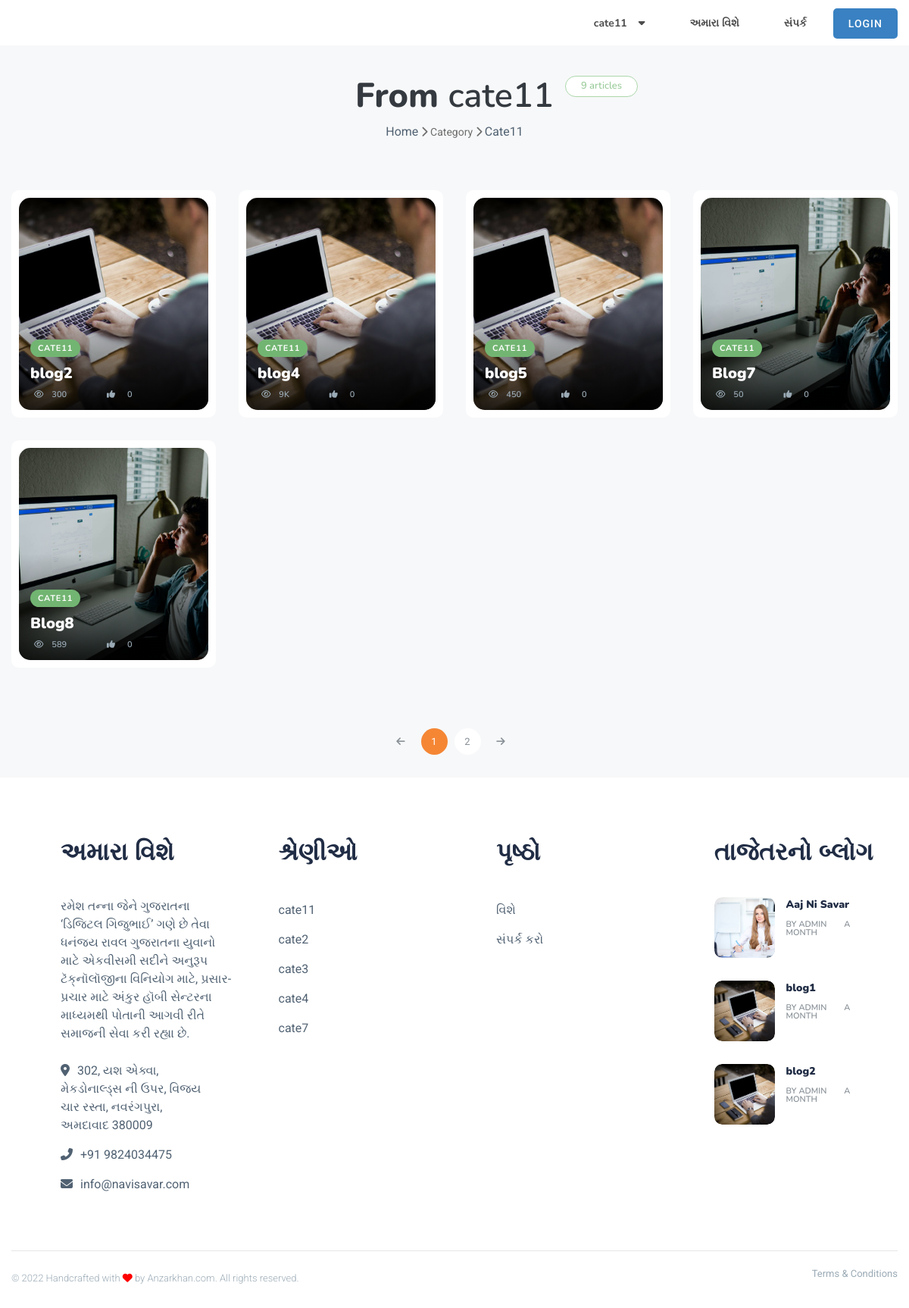
The page /category/cate-10 on the database its author committed.
### tables this page shows
CREATE TABLE `category_list` (
  `id` int(11) NOT NULL,
  `name` varchar(256) DEFAULT NULL,
  `unique_link` varchar(256) DEFAULT NULL,
  `is_deleted` int(11) DEFAULT 0
);

CREATE TABLE `blog` (
  `id` int(11) NOT NULL,
  `blog_title` varchar(500) DEFAULT NULL,
  `thumbnail_img` varchar(256) DEFAULT NULL,
  `blog_body` varchar(500) DEFAULT NULL,
  `publish_date` int(50) DEFAULT NULL,
  `keywords` varchar(256) DEFAULT NULL,
  `unique_link` varchar(55) DEFAULT NULL,
  `dislike` int(11) DEFAULT NULL,
  `is_deleted` int(11) DEFAULT 0,
  `added_by` varchar(55) DEFAULT NULL,
  `category_id` int(11) DEFAULT NULL,
  `is_slider` varchar(256) DEFAULT '0',
  `likes` float DEFAULT NULL,
  `view` int(11) DEFAULT NULL,
  `comment` varchar(256) DEFAULT NULL,
  `sharing` varchar(256) DEFAULT NULL,
  `timestamp` int(50) DEFAULT NULL
);

CREATE TABLE `users` (
  `id` int(11) NOT NULL,
  `user_role` int(11) DEFAULT NULL,
  `name` varchar(256) DEFAULT NULL,
  `email` varchar(55) DEFAULT NULL,
  `password` varchar(256) DEFAULT NULL,
  `user_img` varchar(256) DEFAULT 'no-image.png',
  `is_banned` int(11) DEFAULT 0,
  `is_verified` int(11) NOT NULL DEFAULT 0,
  `timestamp` int(11) DEFAULT NULL
);

### category-blog-view.php (the view, shortened to what the rows shown need)
<?php
require_once 'database/db-con.php';
?>
<?php
if (isset($_GET['category_link'])) {
    $category_link = $_GET['category_link'];
} else {
?>
    <script>
        window.location.href = "<?php echo $very_global_absolute_url; ?>";
    </script>
<?php
}
?>
<?php
if (isset($_GET['page'])) {
    $page_no = $_GET['page'];
} else {
    $page_no = 1;
}
$post_per_page = 5;
$offset = $post_per_page * ($page_no - 1);
?>
<?php
$sql = "SELECT * FROM category_list WHERE unique_link = '$category_link'";
$result = mysqli_query($con, $sql);
$row = mysqli_fetch_assoc($result);
$category_blog_page_category_id = $row['id'];
$category_name = $row['name'];
?>
<!DOCTYPE html>
<html class="no-js" lang="en">
<head>
    <link rel="stylesheet" href="<?php echo $very_global_absolute_url; ?>assets/css/style.css">
    <link rel="stylesheet" href="<?php echo $very_global_absolute_url; ?>assets/css/widgets.css">
    <link rel="stylesheet" href="<?php echo $very_global_absolute_url; ?>assets/css/color.css">
    <link rel="stylesheet" href="<?php echo $very_global_absolute_url; ?>assets/css/responsive.css">
</head>
<body>
    <div class="main-wrap">
        <?php
        require_once 'elements/header.php'
        ?>
        <main class="position-relative">
            <div class="archive-header text-center mb-50">
                <div class="container">
                    <h2>
                        <span class="text-dark widget-title mb-0">From
                            <span>
                                <?php
                                echo $category_name;
                                ?>
                            </span>
                        </span>
                        <span class="post-count">
                            <?php
                            $query_get_blog_number = "SELECT * FROM `blog` WHERE `category_id` = $category_blog_page_category_id AND `is_deleted` = 0 ";
                            $result_get_blog_number = mysqli_query($con, $query_get_blog_number);
                            $blog_number = mysqli_num_rows($result_get_blog_number);
                            echo $blog_number;
                            ?>
                            articles
                        </span>
                    </h2>
                    <div class="breadcrumb">
                        <a href="<?php echo $very_global_absolute_url; ?>category/<?php echo $category_link; ?>" rel="nofollow">
                            <p style="display: inline-block !important;"><?php echo $category_name; ?></p>
                        </a>
                    </div>
                </div>
            </div>
            <div class="container">
                <div class="row post-module-1 mb-50">
                    <?php
                    $query2 = "SELECT * FROM `blog` WHERE `category_id` = $category_blog_page_category_id ORDER BY publish_date DESC LIMIT $offset, $post_per_page";
                    $run_query2 = mysqli_query($con, $query2);
                    if ($run_query2 == true) {
                        while ($data2 = mysqli_fetch_assoc($run_query2)) {
                            $unique_link = $data2['unique_link'];
                            $blog_title = $data2['blog_title'];
                            $thumbnail_img = $data2['thumbnail_img'];
                            $view = $data2['view'];
                            $total_likes = $data2['likes'];
                            $query3 = "SELECT * FROM `category_list` WHERE `id` = $category_blog_page_category_id";
                            $run_query3 = mysqli_query($con, $query3);
                            $data3 = mysqli_fetch_assoc($run_query3);
                    ?>
                            <article class="col-lg-3 col-md-6 col-sm-12 mb-30">
                                <div class="post-thumb position-relative p-10 bg-white border-radius-10">
                                    <div class="thumb-overlay img-hover-slide border-radius-15 position-relative" style="background-image: url(<?php echo $very_global_absolute_url; ?>admin/uploads/thumbnail-img/<?php echo $thumbnail_img; ?>);">
                                        <a class="img-link" href="<?php echo $very_global_absolute_url; ?>blog/<?php echo $unique_link; ?>"></a>
                                        <div class="post-content-overlay">
                                            <div class="entry-meta meta-0 font-small mb-15">
                                                <a href="<?php echo $very_global_absolute_url; ?>category/<?php echo $data3['unique_link']; ?>"><span class="post-cat bg-success color-white"><?php echo $data3['name']; ?></span></a>
                                            </div>
                                            <h5 class="post-title">
                                                <a class="color-white" href="<?php echo $very_global_absolute_url; ?>blog/<?php echo $unique_link; ?>"><?php echo $blog_title; ?></a>
                                            </h5>
                                            <div class="entry-meta meta-1 font-x-small mt-10 pr-5 pl-5 text-muted">
                                                <span><span class="mr-5"><i class="fa fa-eye" aria-hidden="true"></i></span>
                                                    <?php
                                                    if ($view > 1000) {
                                                        $result_view = floor($view / 1000) . 'K';
                                                    } else if ($view > 100000) {
                                                        $result_view = floor($view / 100000) . 'M';
                                                    } else if ($view > 10000000) {
                                                        $result_view = floor($view / 10000000) . 'B';
                                                    } else {
                                                        $result_view = $view;
                                                    }
                                                    echo $result_view;
                                                    ?>
                                                </span>
                                                <span class="ml-30"><span class="mr-10 text-muted"><i class="fa fa-thumbs-up" aria-hidden="true"></i></span>
                                                    <?php
                                                    if ($total_likes > 1000) {
                                                        $result_total_share = floor($total_likes / 1000) . 'K';
                                                    } else if ($total_likes > 100000) {
                                                        $result_total_share = floor($total_likes / 100000) . 'M';
                                                    } else if ($total_likes > 10000000) {
                                                        $result_total_share = floor($total_likes / 10000000) . 'B';
                                                    } else {
                                                        $result_total_share = $total_likes;
                                                    }
                                                    echo $result_total_share;
                                                    ?>
                                                </span>
                                            </div>
                                        </div>
                                    </div>
                                </div>
                            </article>
                    <?php
                        }
                    }
                    ?>
                </div>
            </div>
        </main>
        <?php require_once 'elements/footer.php'; ?>
    </div>
</body>
</html>

### elements/header.php (shortened to what the rows shown need)
<?php
require_once 'database/db-con.php';
?>
<header class="main-header header-style-2 mb-40">
    <div class="header-bottom header-sticky background-white text-center">
        <div class="container">
            <div class="row">
                <div class="col-lg-9 col-md-9 main-header-navigation">
                    <div class="main-nav text-left float-md-right">
                        <nav>
                            <ul class="main-menu d-none d-lg-inline">
                                <li class="mega-menu-item">
                                    <a href="#">
                                        <span class="mr-15"><?php
                                                            $query5 = "SELECT * FROM `category_list` limit 5";
                                                            $run_query5 = mysqli_query($con, $query5);
                                                            $data = mysqli_fetch_assoc($run_query5);
                                                            echo $data['name'];
                                                            ?></span><i class="fas fa-caret-down"></i>
                                    </a>
                                </li>
                            </ul>
                        </nav>
                    </div>
                </div>
            </div>
        </div>
    </div>
</header>

### elements/footer.php (shortened to what the rows shown need)
<?php
require_once 'database/db-con.php';
require_once 'utility/convert-time-ago.php'
?>
<footer>
   <div class="footer-area pt-50 pl-50 bg-white">
      <div class="container">
         <div class="row pb-30">
            <div class="col-md-3 p-30">
               <h2 class="mb-40"> અમારા વિશે </h2>
            </div>
            <div class="col-md-3 p-30">
               <h2 class="mb-40"> શ્રેણીઓ </h2>
               <ul class="float-left mr-30 font-medium">
                  <?php
                  $query1 = "SELECT * FROM `category_list` LIMIT 5";
                  $run_query1 = mysqli_query($con, $query1);
                  if ($run_query1) {
                     while ($data1 = mysqli_fetch_assoc($run_query1)) {
                        $unique_link = $data1['unique_link'];
                  ?>
                        <li class="mt-5">
                              <a class="" href="<?php echo $very_global_absolute_url; ?>category/<?php echo $unique_link ?>" tabindex="0"><p><?php echo $data1['name']; ?></p></a>
                        </li>
                  <?php
                     }
                  }
                  ?>
               </ul>
            </div>
            <div class="col-md-3 p-30">
               <h2 class="mb-40"> પૃષ્ઠો </h2>
            </div>
            <div class="col-md-3 p-30">
               <h2 class="mb-40">તાજેતરનો બ્લોગ</h2>
               <div class="post-aside-style-2">
                  <ul class="list-post">
                     <?php
                     $sql = "SELECT * FROM blog WHERE `is_deleted` = 0 ORDER BY publish_date DESC LIMIT 3";
                     $result = mysqli_query($con, $sql);
                     if (mysqli_num_rows($result) > 0) {
                        while ($data3 = mysqli_fetch_assoc($result)) {
                           $unique_link = $data3['unique_link'];
                           $author_id = $data3['added_by'];
                           $query4 = "SELECT * FROM `users` WHERE `id` = $author_id";
                           $run_query4 = mysqli_query($con, $query4);
                           if ($run_query4) {
                              $data4 = mysqli_fetch_assoc($run_query4);
                           }
                     ?>
                           <li class="mb-30 wow fadeIn  animated" style="visibility: visible; animation-name: fadeIn;">
                              <div class="d-flex">
                                 <div class="post-thumb d-flex mr-15 border-radius-5 img-hover-scale">
                                    <a class="color-white" href="<?php echo $very_global_absolute_url; ?>blog/<?php echo $unique_link ?>">
                                       <div class="border-radius-10" style="background-image: url('<?php echo $very_global_absolute_url; ?>admin/uploads/thumbnail-img/<?php echo $data3['thumbnail_img']; ?>'); background-repeat: no-repeat;
                                                      background-size: cover; height:80px; width:80px;">
                                       </div>
                                    </a>
                                 </div>
                                 <div class="post-content media-body">
                                    <h6 class="post-title mb-10 text-limit-2-row"><a href="<?php echo $very_global_absolute_url; ?>blog/<?php echo $unique_link ?>"><?php echo $data3['blog_title']; ?></a></h6>
                                    <div class="entry-meta meta-1 font-x-small color-grey float-left text-uppercase">
                                       <span class="post-by">By <?php echo $data4['name']; ?></span>
                                       <span class="post-on"><?php echo timeAgo($data3['publish_date']); ?></span>
                                    </div>
                                 </div>
                              </div>
                           </li>
                     <?php
                        }
                     }
                     ?>
                  </ul>
               </div>
            </div>
         </div>
      </div>
   </div>
</footer>

### rows shown on the page
category_list: name "cate11", name "Cate11"
blog: thumbnail_img (picture), category_list.name "CATE11", blog_title "blog2", view "300", likes "0", users.name "ADMIN", publish_date "A MONTH"
blog: thumbnail_img (picture), category_list.name "CATE11", blog_title "blog4", view "9K", likes "0"
blog: thumbnail_img (picture), category_list.name "CATE11", blog_title "blog5", view "450", likes "0"
blog: thumbnail_img (picture), category_list.name "CATE11", blog_title "Blog7", view "50", likes "0"
blog: thumbnail_img (picture), category_list.name "CATE11", blog_title "Blog8", view "589", likes "0"
category_list: name "cate2"
category_list: name "cate3"
category_list: name "cate4"
category_list: name "cate7"
blog: thumbnail_img (picture), blog_title "Aaj Ni Savar", users.name "ADMIN", publish_date "A MONTH"
blog: thumbnail_img (picture), blog_title "blog1", users.name "ADMIN", publish_date "A MONTH"

### other values the page prints
$blog_number "9"
